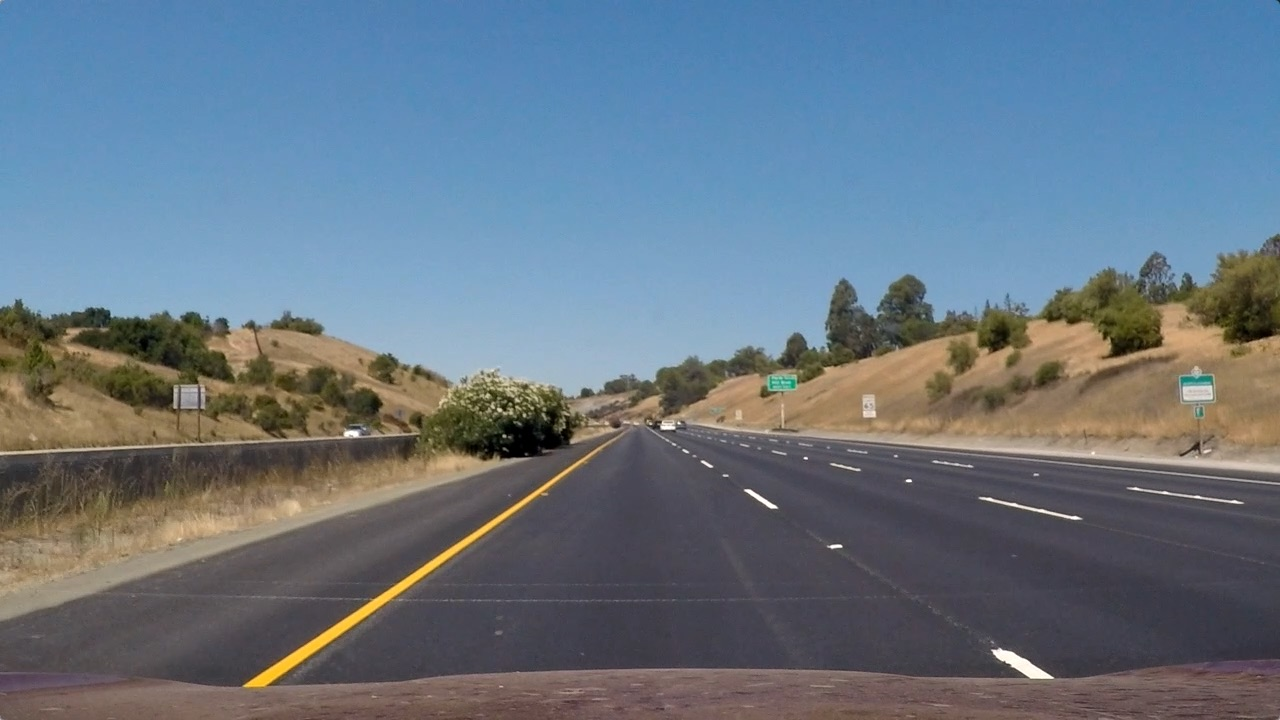
#> input picture test_images/straight_lines1.jpg, 1280 x 720 px
$ python p4code.py
#> lines starting #> are read from the running program, lines starting #| are printed output that depends on the picture
#> (reads distortion.p from the repository)
### perspective.py
import cv2
import numpy as np
import matplotlib.image as mpimg
import matplotlib.pyplot as plt

saveplots = True

def getPerspectiveTransforms():
	imgrect = mpimg.imread("./test_images/straight_lines1.jpg")
#> imgrect is the input picture: shape (720, 1280, 3); mean R, G, B 103.2, 117.7, 131.2


	# Hard-code these handselected points from the road
	warpedrectvertices = np.array([
	    [305,650],
	    [525, 500],
	    [760, 500],
	    [1000,650]], dtype= np.float32)

	# This is where those hand-selected points defined above ought to be in our bird's-eye view
	offsetx = 160
	offsety = 60
	imx = imgrect.shape[1]
#> imx = 1280
	imy = imgrect.shape[0]
#> imy = 720
	rectvertices = np.array([
	    [offsetx, imy-offsety],
	    [offsetx, offsety],
	    [imx-offsetx, offsety],
	    [imx-offsetx, imy-offsety]], dtype = np.float32)

	print("warpedrectvertices : ")
	print(warpedrectvertices)

	print("rectvertices : ")
	print(rectvertices)
#| [[ 160.  660.]
#|  [ 160.   60.]
#|  [1120.   60.]
#|  [1120.  660.]]


	# Get the perspective transform and its inverse
	M = cv2.getPerspectiveTransform(warpedrectvertices, rectvertices)
	Minv = cv2.getPerspectiveTransform(rectvertices, warpedrectvertices)


	# Plot the perspecetive transform
	if(saveplots):
		warped = cv2.warpPerspective(imgrect, M, (imx, imy))
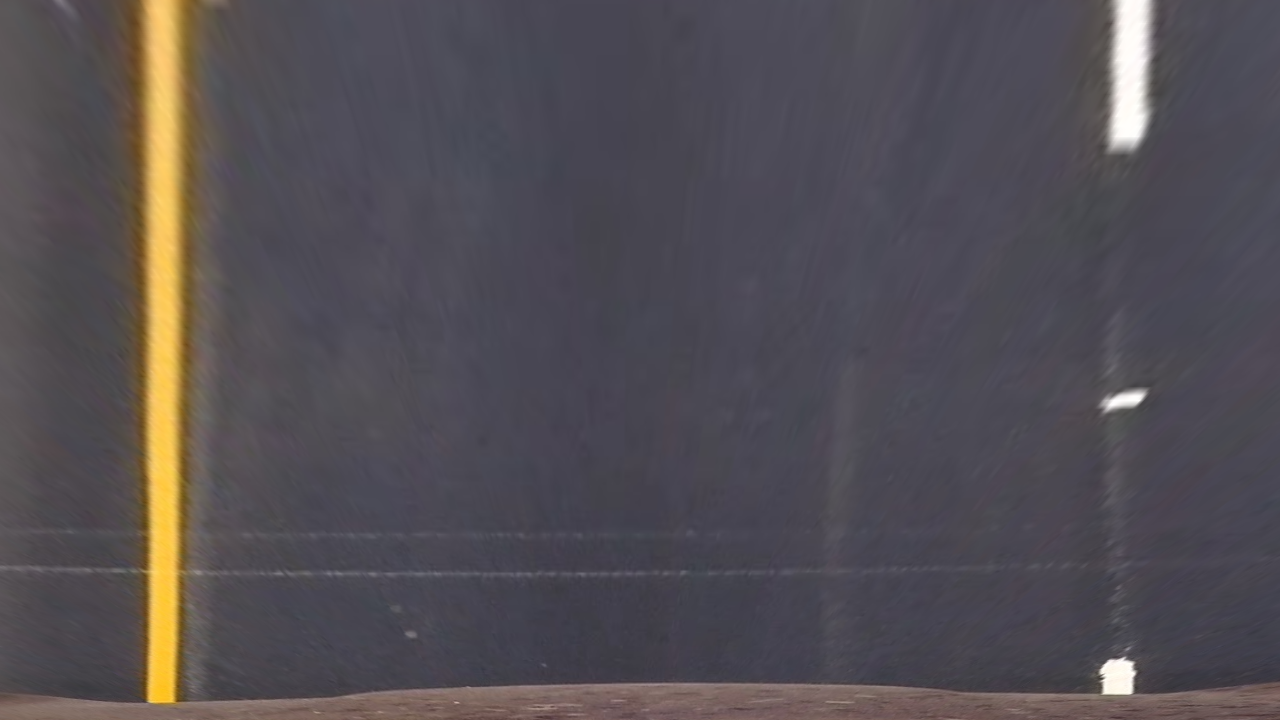
#> warped: shape (720, 1280, 3); mean R, G, B 83.8, 78.7, 83.7

#> (the run stopped early here; a loop or call above may not have finished)
